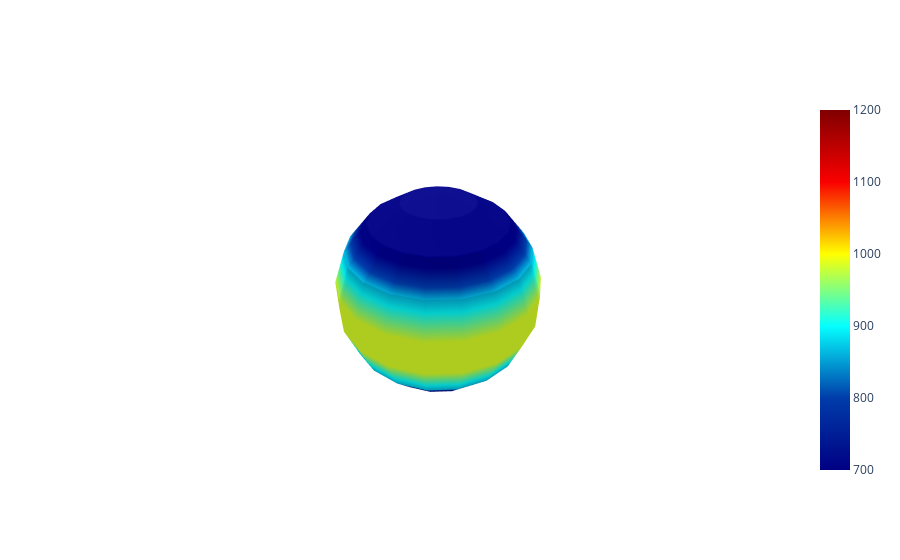

Source (notebook cell):
### Code cell
import planetPlotly.visualize_sphere as p


#testPlanet=p.visualize_sphere.Sphere(10,20,"uniform")

test=p.Sphere(10,20,"zonal")

phi=test.make_lat()

theta=test.make_lon()

p.plot_sphere(test,theta,phi)

### Figure 1 — Plotly figure (JSON) as saved in the notebook; plotly's stock layout.template omitted (floating-point values rounded to 4 significant figures; data arrays with more than 128 entries replaced by an {"elided": "..."} marker saying what was removed)
{"data": [{"cmax": 1200, "cmin": 700, "colorscale": [[0, "rgb(0,0,131)"], [0.2, "rgb(0,60,170)"], [0.4, "rgb(5,255,255)"], [0.6, "rgb(255,255,0)"], [0.8, "rgb(250,0,0)"], [1, "rgb(128,0,0)"]], "surfacecolor": {"elided": "20x10 float values"}, "type": "surface", "x": {"elided": "20x10 float values"}, "y": {"elided": "20x10 float values"}, "z": {"elided": "20x10 float values"}}], "layout": {"scene": {"xaxis": {"showbackground": false, "visible": false}, "yaxis": {"showbackground": false, "visible": false}, "zaxis": {"showbackground": false, "visible": false}}}}
